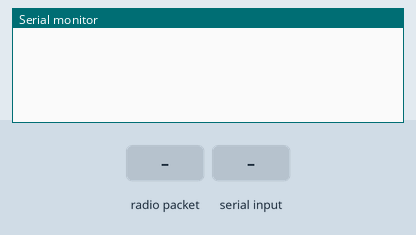
Recording of a sketch running on a simulated Arduino Uno, built with avr-gcc and run on an emulated ATmega328P. Shown: the last lines printed to the serial monitor. The test bench sets the inputs (shaded band). No radio packets arrive unless stated.

Above: at 1.2 s.
1.3 s: radio packet "9" arrives
At 2.5 s:
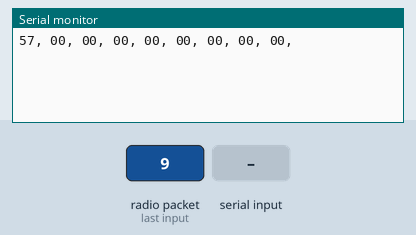
2.8 s: "90,45\n" received over Serial
At 5.2 s:
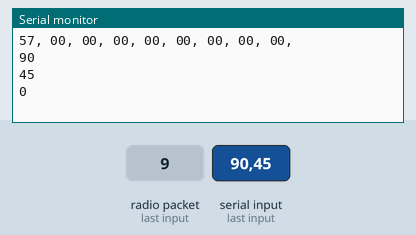

Measured:
- after the input at 1.3 s, the serial monitor: prints a new line at once (image 1)
- after the input at 2.8 s, the serial monitor: prints a new line at once (image 2)

The sketch:

Moravec-ProjectCode-02.ino
```cpp
/*RobotTransceiver.ino
  Authors: Carlotta Berry, Ricky Rung
  modified: 2/15/19
  Modified by: Devon Adair and Hunter Lamantia
  This program will set up the laptop to use a nRF24L01 wireless transceiver to
  communicate wirelessly with a mobile robot
  the transmitter is an Arduino Mega connected to the laptop
  the receiver is on an Arduino Mega mounted on the robot

  The modification that were made now allow bidirectional communication.
  The robot sends the map to the arduino on the laptop row by row for a total of 9 rows (9x9).
  The arduino on the laptop send commands to the robot to drive it and control behavior.

  HARDWARE CONNECTIONS:

  https://www.arduino.cc/en/Hacking/PinMapping2560
  Arduino MEGA nRF24L01 connections
    CE  pin 7         CSN   pin 8
    MOSI  pin 51      MISO  pin 50
    SCK pin 52        VCC 3.3 V
    GND GND

    Arduino Uno nRF24L01 connections
     http://arduino-info.wikispaces.com/Nrf24L01-2.4GHz-HowTo
     http://www.theengineeringprojects.com/2015/07/interfacing-arduino-nrf24l01.html
   1 - GND
   2 - VCC 3.3V !!! NOT 5V
   3 - CE to Arduino pin 7
   4 - CSN to Arduino pin 8
   5 - SCK to Arduino pin 13
   6 - MOSI to Arduino pin 11
   7 - MISO to Arduino pin 12
   8 - UNUSED
*/

#include <SPI.h>//include serial peripheral interface library
#include <RF24.h>//include wireless transceiver library
#include <nRF24L01.h>
#include <printf.h>
#include <RF24_config.h>


// Set up the wireless transceiver pins
#define CE_PIN  7
#define CSN_PIN 8
#define test_LED 13
#define team_channel 69   //transmitter and receiver on same channel between 1 & 125

const uint64_t pipes[2] = {0xE8E8F0F0E1LL, 0xE8E8F0E07DLL}; //define the radio transmit pipe (5 Byte configurable)
RF24 radio(CE_PIN, CSN_PIN);          //create radio object
uint8_t data[1];                      //variable to hold transmit data

int i;                  // index of the row for the map
int rowCount = 0;       // count how many rows and after 9 print a new line to seperate the maps

uint8_t recieveInfo[9]; // the row buffer used to recieve a row at a time

void setup() {
  Serial.begin(9600);//start serial communication
  radio.begin();//start radio
  radio.setChannel(team_channel);//set the transmit and receive channels to avoid interference
  radio.openWritingPipe(pipes[0]);//open up writing pipe
  radio.openReadingPipe(1, pipes[1]);//open up reading pipe
}

// The code now looks for a input to serial console and writes it to the robot if there is an input
// otherwise it reads a map that is sent from the bot.
// the map is sent row by row which come in 9 numbers
void loop() {
  // Write commands to the robot if there is an input
  delay(5);
  radio.stopListening();
  if (Serial.available() > 0) { // if there is an input write
    data[0] = Serial.parseInt();  // read the input from the console
    Serial.println(data[0]);
    radio.write(data, sizeof(data));  // push it wirelessly
  }

  // start listening for the map
  delay(5);
  radio.startListening();
  if (radio.available()) {  // if it recieves a row print and read it
    radio.read(&recieveInfo, sizeof(recieveInfo));
    for(i = 0; i < 9; i++) {
      // print the array and make it look nice
      if(recieveInfo[i] < 10) {
        Serial.print(0);
      }
      Serial.print(recieveInfo[i]);
      Serial.print(", ");
    }
    rowCount++;
    Serial.println();
    if(rowCount == 9) {
      Serial.println();
      rowCount = 0;
    }
  }
}
```
